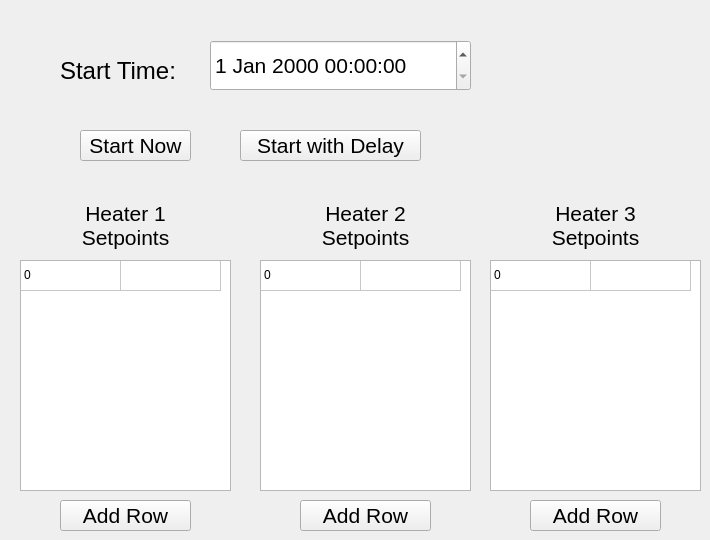
    <widget class="QWidget" name="TabOperations">
     <attribute name="title">
      <string>Timing Info</string>
     </attribute>
     <widget class="QLabel" name="StartTimeLabel">
      <property name="geometry">
       <rect>
        <x>60</x>
        <y>60</y>
        <width>131</width>
        <height>21</height>
       </rect>
      </property>
      <property name="font">
       <font>
        <pointsize>18</pointsize>
       </font>
      </property>
      <property name="text">
       <string>Start Time:</string>
      </property>
     </widget>
     <widget class="QPushButton" name="button_startbrewing">
      <property name="geometry">
       <rect>
        <x>80</x>
        <y>130</y>
        <width>111</width>
        <height>31</height>
       </rect>
      </property>
      <property name="font">
       <font>
        <pointsize>16</pointsize>
       </font>
      </property>
      <property name="text">
       <string>Start Now</string>
      </property>
     </widget>
     <widget class="QPushButton" name="button_startbrewingwithdelay">
      <property name="geometry">
       <rect>
        <x>240</x>
        <y>130</y>
        <width>181</width>
        <height>31</height>
       </rect>
      </property>
      <property name="font">
       <font>
        <pointsize>16</pointsize>
       </font>
      </property>
      <property name="text">
       <string>Start with Delay</string>
      </property>
     </widget>
     <widget class="QDateTimeEdit" name="start_time_edit">
      <property name="geometry">
       <rect>
        <x>210</x>
        <y>40</y>
        <width>261</width>
        <height>51</height>
       </rect>
      </property>
      <property name="font">
       <font>
        <pointsize>16</pointsize>
       </font>
      </property>
      <property name="currentSection">
       <enum>QDateTimeEdit::HourSection</enum>
      </property>
     </widget>
     <widget class="QTableWidget" name="table_heater1setpoints">
      <property name="geometry">
       <rect>
        <x>20</x>
        <y>260</y>
        <width>211</width>
        <height>231</height>
       </rect>
      </property>
      <property name="contextMenuPolicy">
       <enum>Qt::DefaultContextMenu</enum>
      </property>
      <property name="inputMethodHints">
       <set>Qt::ImhPreferNumbers</set>
      </property>
      <property name="frameShadow">
       <enum>QFrame::Sunken</enum>
      </property>
      <property name="gridStyle">
       <enum>Qt::SolidLine</enum>
      </property>
      <attribute name="horizontalHeaderVisible">
       <bool>false</bool>
      </attribute>
      <attribute name="verticalHeaderVisible">
       <bool>false</bool>
      </attribute>
      <attribute name="verticalHeaderHighlightSections">
       <bool>true</bool>
      </attribute>
      <row>
       <property name="text">
        <string>0</string>
       </property>
      </row>
      <column>
       <property name="text">
        <string>Time (s)</string>
       </property>
      </column>
      <column>
       <property name="text">
        <string>Setpoint (F)</string>
       </property>
      </column>
      <item row="0" column="0">
       <property name="text">
        <string>0</string>
       </property>
      </item>
      <item row="0" column="1">
       <property name="text">
        <string/>
       </property>
      </item>
     </widget>
     <widget class="QPushButton" name="button_addrow_heater1setpointtable">
      <property name="geometry">
       <rect>
        <x>60</x>
        <y>500</y>
        <width>131</width>
        <height>31</height>
       </rect>
      </property>
      <property name="sizePolicy">
       <sizepolicy hsizetype="Maximum" vsizetype="Fixed">
        <horstretch>0</horstretch>
        <verstretch>0</verstretch>
       </sizepolicy>
      </property>
      <property name="font">
       <font>
        <pointsize>16</pointsize>
       </font>
      </property>
      <property name="text">
       <string>Add Row</string>
      </property>
     </widget>
     <widget class="QLabel" name="label_heater1setpoints">
      <property name="geometry">
       <rect>
        <x>40</x>
        <y>200</y>
        <width>171</width>
        <height>51</height>
       </rect>
      </property>
      <property name="font">
       <font>
        <pointsize>16</pointsize>
       </font>
      </property>
      <property name="text">
       <string>Heater 1 Setpoints</string>
      </property>
      <property name="alignment">
       <set>Qt::AlignCenter</set>
      </property>
      <property name="wordWrap">
       <bool>true</bool>
      </property>
     </widget>
     <widget class="QLabel" name="label_heater2setpoints">
      <property name="geometry">
       <rect>
        <x>280</x>
        <y>200</y>
        <width>171</width>
        <height>51</height>
       </rect>
      </property>
      <property name="font">
       <font>
        <pointsize>16</pointsize>
        <kerning>true</kerning>
       </font>
      </property>
      <property name="text">
       <string>Heater 2 Setpoints</string>
      </property>
      <property name="alignment">
       <set>Qt::AlignCenter</set>
      </property>
      <property name="wordWrap">
       <bool>true</bool>
      </property>
     </widget>
     <widget class="QTableWidget" name="table_heater2setpoints">
      <property name="geometry">
       <rect>
        <x>260</x>
        <y>260</y>
        <width>211</width>
        <height>231</height>
       </rect>
      </property>
      <property name="inputMethodHints">
       <set>Qt::ImhPreferNumbers</set>
      </property>
      <property name="gridStyle">
       <enum>Qt::SolidLine</enum>
      </property>
      <attribute name="horizontalHeaderVisible">
       <bool>false</bool>
      </attribute>
      <attribute name="verticalHeaderVisible">
       <bool>false</bool>
      </attribute>
      <attribute name="verticalHeaderHighlightSections">
       <bool>true</bool>
      </attribute>
      <row>
       <property name="text">
        <string>0</string>
       </property>
      </row>
      <column>
       <property name="text">
        <string>Time (s)</string>
       </property>
      </column>
      <column>
       <property name="text">
        <string>Setpoint (F)</string>
       </property>
      </column>
      <item row="0" column="0">
       <property name="text">
        <string>0</string>
       </property>
      </item>
      <item row="0" column="1">
       <property name="text">
        <string/>
       </property>
      </item>
     </widget>
     <widget class="QLabel" name="label_heater3setpoints">
      <property name="geometry">
       <rect>
        <x>510</x>
        <y>200</y>
        <width>171</width>
        <height>51</height>
       </rect>
      </property>
      <property name="font">
       <font>
        <pointsize>16</pointsize>
        <kerning>true</kerning>
       </font>
      </property>
      <property name="text">
       <string>Heater 3 Setpoints</string>
      </property>
      <property name="alignment">
       <set>Qt::AlignCenter</set>
      </property>
      <property name="wordWrap">
       <bool>true</bool>
      </property>
     </widget>
     <widget class="QTableWidget" name="table_heater3setpoints">
      <property name="geometry">
       <rect>
        <x>490</x>
        <y>260</y>
        <width>211</width>
        <height>231</height>
       </rect>
      </property>
      <property name="inputMethodHints">
       <set>Qt::ImhPreferNumbers</set>
      </property>
      <property name="gridStyle">
       <enum>Qt::SolidLine</enum>
      </property>
      <attribute name="horizontalHeaderVisible">
       <bool>false</bool>
      </attribute>
      <attribute name="verticalHeaderVisible">
       <bool>false</bool>
      </attribute>
      <attribute name="verticalHeaderHighlightSections">
       <bool>true</bool>
      </attribute>
      <row>
       <property name="text">
        <string>0</string>
       </property>
      </row>
      <column>
       <property name="text">
        <string>Time (s)</string>
       </property>
      </column>
      <column>
       <property name="text">
        <string>Setpoint (F)</string>
       </property>
      </column>
      <item row="0" column="0">
       <property name="text">
        <string>0</string>
       </property>
      </item>
      <item row="0" column="1">
       <property name="text">
        <string/>
       </property>
      </item>
     </widget>
     <widget class="QPushButton" name="button_addrow_heater2setpointtable">
      <property name="geometry">
       <rect>
        <x>300</x>
        <y>500</y>
        <width>131</width>
        <height>31</height>
       </rect>
      </property>
      <property name="sizePolicy">
       <sizepolicy hsizetype="Maximum" vsizetype="Fixed">
        <horstretch>0</horstretch>
        <verstretch>0</verstretch>
       </sizepolicy>
      </property>
      <property name="font">
       <font>
        <pointsize>16</pointsize>
       </font>
      </property>
      <property name="text">
       <string>Add Row</string>
      </property>
     </widget>
     <widget class="QPushButton" name="button_addrow_heater3setpointtable">
      <property name="geometry">
       <rect>
        <x>530</x>
        <y>500</y>
        <width>131</width>
        <height>31</height>
       </rect>
      </property>
      <property name="sizePolicy">
       <sizepolicy hsizetype="Maximum" vsizetype="Fixed">
        <horstretch>0</horstretch>
        <verstretch>0</verstretch>
       </sizepolicy>
      </property>
      <property name="font">
       <font>
        <pointsize>16</pointsize>
       </font>
      </property>
      <property name="text">
       <string>Add Row</string>
      </property>
     </widget>
    </widget>
